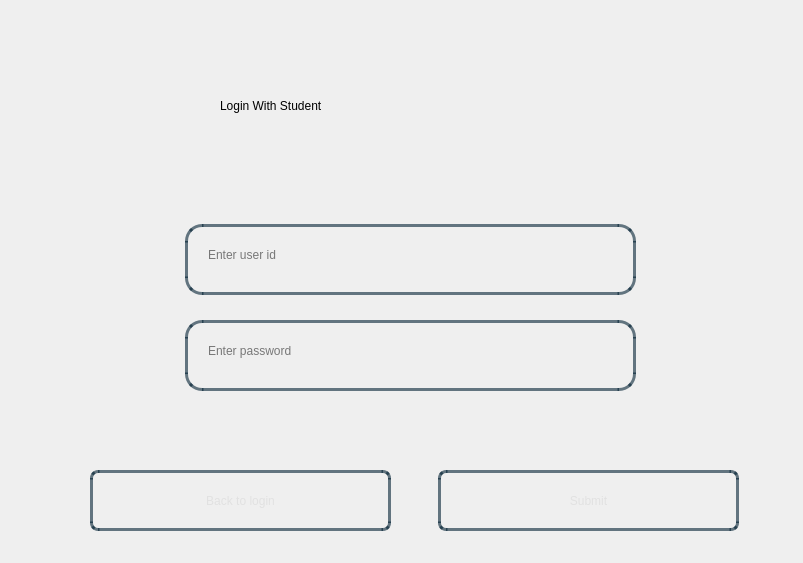
<?xml version="1.0" encoding="UTF-8"?>
<ui version="4.0">
 <class>Dialog</class>
 <widget class="QDialog" name="Dialog">
  <property name="geometry">
   <rect>
    <x>0</x>
    <y>0</y>
    <width>803</width>
    <height>563</height>
   </rect>
  </property>
  <property name="windowTitle">
   <string>Dialog</string>
  </property>
  <widget class="QWidget" name="bgwidget" native="true">
   <property name="geometry">
    <rect>
     <x>-10</x>
     <y>0</y>
     <width>811</width>
     <height>561</height>
    </rect>
   </property>
   <property name="styleSheet">
    <string notr="true">QWidget#bgwidget{
background-color:qlineargradient(x1: 1, y1: 1, x2:1, y2: 0.2, stop: 0 rgba(0, 52, 89,140),
stop: 1 rgba(0, 168, 232,190))
}</string>
   </property>
   <widget class="QLabel" name="label">
    <property name="geometry">
     <rect>
      <x>230</x>
      <y>50</y>
      <width>421</width>
      <height>111</height>
     </rect>
    </property>
    <property name="styleSheet">
     <string notr="true">font: 24pt &quot;Sans Serif Collection&quot;;</string>
    </property>
    <property name="text">
     <string>Login With Student</string>
    </property>
   </widget>
   <widget class="QLineEdit" name="userId">
    <property name="geometry">
     <rect>
      <x>195</x>
      <y>224</y>
      <width>451</width>
      <height>71</height>
     </rect>
    </property>
    <property name="styleSheet">
     <string notr="true">.QLineEdit{
border-radius:17px;
background-color:rgba(0,0,0,0);
border:3px solid rgba(0,30,50,150);
font: 18pt &quot;Sans Serif Collection&quot;;
padding:18px;
padding-top:8px;
}

.QLineEdit:focus{
	background-color:rgba(255,255,255,255);

}
</string>
    </property>
    <property name="text">
     <string/>
    </property>
    <property name="placeholderText">
     <string>Enter user id</string>
    </property>
    <property name="clearButtonEnabled">
     <bool>true</bool>
    </property>
   </widget>
   <widget class="QLineEdit" name="password">
    <property name="geometry">
     <rect>
      <x>195</x>
      <y>320</y>
      <width>451</width>
      <height>71</height>
     </rect>
    </property>
    <property name="styleSheet">
     <string notr="true">.QLineEdit{
border-radius:17px;
background-color:rgba(0,0,0,0);
border:3px solid rgba(0,30,50,150);
font: 18pt &quot;Sans Serif Collection&quot;;
padding:18px;
padding-top:8px;
}

.QLineEdit:focus{
	background-color:rgba(255,255,255,255);

}
</string>
    </property>
    <property name="text">
     <string/>
    </property>
    <property name="placeholderText">
     <string>Enter password</string>
    </property>
    <property name="clearButtonEnabled">
     <bool>true</bool>
    </property>
   </widget>
   <widget class="QPushButton" name="submitBtn">
    <property name="geometry">
     <rect>
      <x>448</x>
      <y>470</y>
      <width>301</width>
      <height>61</height>
     </rect>
    </property>
    <property name="styleSheet">
     <string notr="true">QPushButton{
border-radius:8px;
border:3px solid rgba(0,30,50,150);
color:rgba(225,225,225,255);
background-color:rgba(0,0,0,0);
font: 22pt &quot;Sans Serif Collection&quot;;
}
.QPushButton:hover
{
   background-color:white;
	color: rgba(0,30,50,150);
}
</string>
    </property>
    <property name="text">
     <string>Submit</string>
    </property>
   </widget>
   <widget class="QLabel" name="error">
    <property name="geometry">
     <rect>
      <x>210</x>
      <y>400</y>
      <width>441</width>
      <height>41</height>
     </rect>
    </property>
    <property name="styleSheet">
     <string notr="true">font: 14pt &quot;Sans Serif Collection&quot;;
color:red;
background-color: rgba(0,0,0,0);</string>
    </property>
    <property name="text">
     <string/>
    </property>
   </widget>
   <widget class="QPushButton" name="backBtn">
    <property name="geometry">
     <rect>
      <x>100</x>
      <y>470</y>
      <width>301</width>
      <height>61</height>
     </rect>
    </property>
    <property name="styleSheet">
     <string notr="true">QPushButton{
border-radius:8px;
border:3px solid rgba(0,30,50,150);
color:rgba(225,225,225,255);
background-color:rgba(0,0,0,0);
font: 22pt &quot;Sans Serif Collection&quot;;
}
.QPushButton:hover
{
   background-color:white;
	color: rgba(0,30,50,150);
}
</string>
    </property>
    <property name="text">
     <string>Back to login</string>
    </property>
   </widget>
  </widget>
 </widget>
 <resources/>
 <connections/>
</ui>
